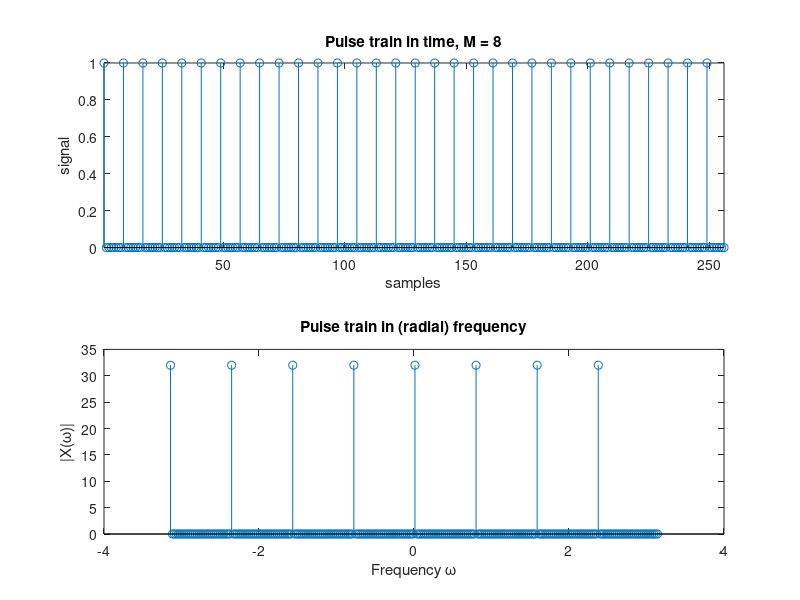

Source code (MATLAB):



%% pulse trains

n = 256;

M = 8;  % CHANGE THIS NUMBER - for example, 16, 32, 64, ....
x = zeros(1,n);
x(1:M:end) = 1;

figure,subplot(211)
stem(x)
axis tight
ttl = sprintf('Pulse train in time, M = %d',M);
title(ttl)
xlabel('samples')
ylabel('signal')


subplot(212)
X = fftshift(fft(x));
omega = linspace(-pi,pi,n);
stem(omega,abs(X));
title('Pulse train in (radial) frequency')
xlabel('Frequency \omega')
ylabel('|X(\omega)|')


